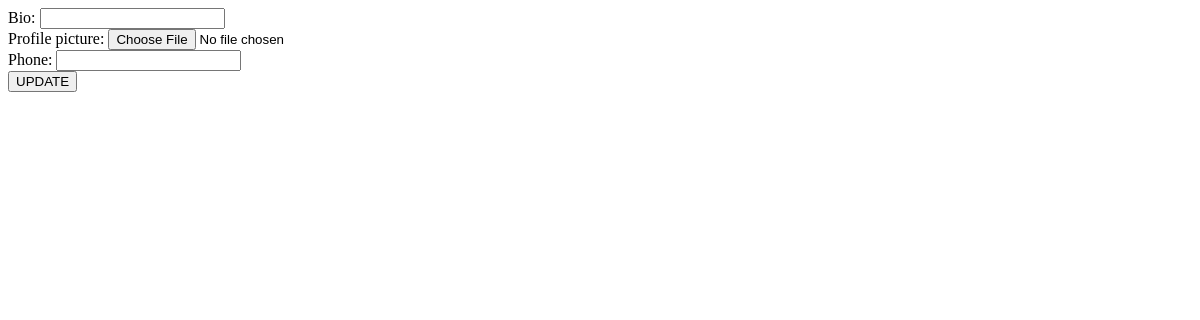
Page /profile/change (signed in) on the earlier database version.
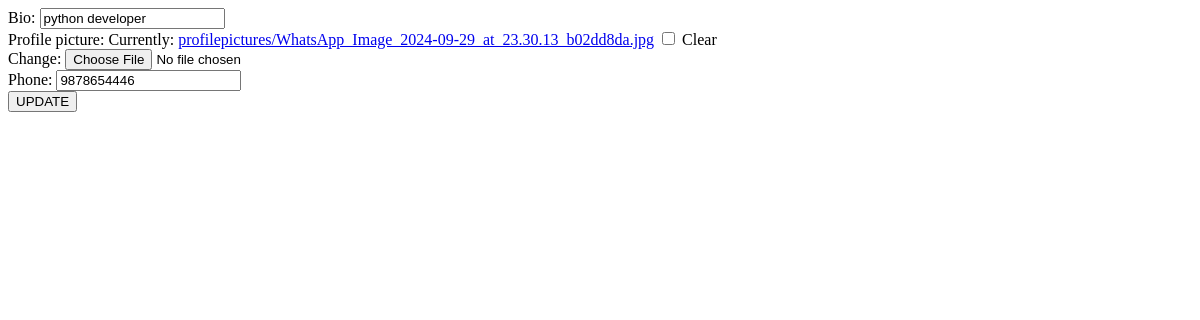
Same page on the later database version.
### store/models.py (models this page shows, shortened)
class BaseModel(models.Model):
    created_date=models.DateTimeField(auto_now_add=True)
    updated_date=models.DateTimeField(auto_now=True)
    is_active=models.BooleanField(default=True)

class UserProfile(BaseModel):
    bio=models.CharField(max_length=200,null=True)
    profile_picture=models.ImageField(upload_to="profilepictures",null=True,blank=True,default="profilepictures/default.jpg")
    phone=models.CharField(max_length=200)
    owner=models.OneToOneField(User,on_delete=models.CASCADE,related_name="profile")

### store/views.py (the view, shortened to what this page needs)
# urls.py: path('profile/change',views.ProfileEditView.as_view(),name='profile-edit'),
@method_decorator(decs,name="dispatch")
class ProfileEditView(View):
    template_name="profileedit.html"
    form_class=UserProfileForm
    def get(self,request,*args,**kwargs):
        user_instance=request.user.profile
        form_instance=UserProfileForm(instance=user_instance)
        return render(request,self.template_name,{"form":form_instance})

### store/forms.py
class UserProfileForm(forms.ModelForm):
    class Meta:
        model=UserProfile
        fields=["bio","profile_picture","phone"]

### store/context_proccessors.py (called while the page is built)
def wishlist_item_count(request):
    count=0
    if request.user.is_authenticated:
        count=request.user.basket.basket_item.filter(is_order_placed=False).count()
    return{"cartitem_count":count}

### store/templates/profileedit.html (shortened to what this page needs)
<!DOCTYPE html>
<html lang="en">
<head>
</head>
<body>
    <div class="container">
        <form method="post" enctype="multipart/form-data">
        {{form}}
        <button type="submit">UPDATE</button>
        </form>
    </div>
</body>
</html>

Differences in the rows shown:
changed UserProfile: bio (not shown) → "python developer"; phone (not shown) → "9878654446"
Other differences:
form field form: (not shown) → "☐"
text no longer shown: "Bio: Profile picture: Phone:"
text now shown: "Bio: Profile picture: Currently: profilepictures/WhatsApp_Image_2024-09-29_at_23.30.13_b02dd8da.jpg Clear Change: Phone:"
